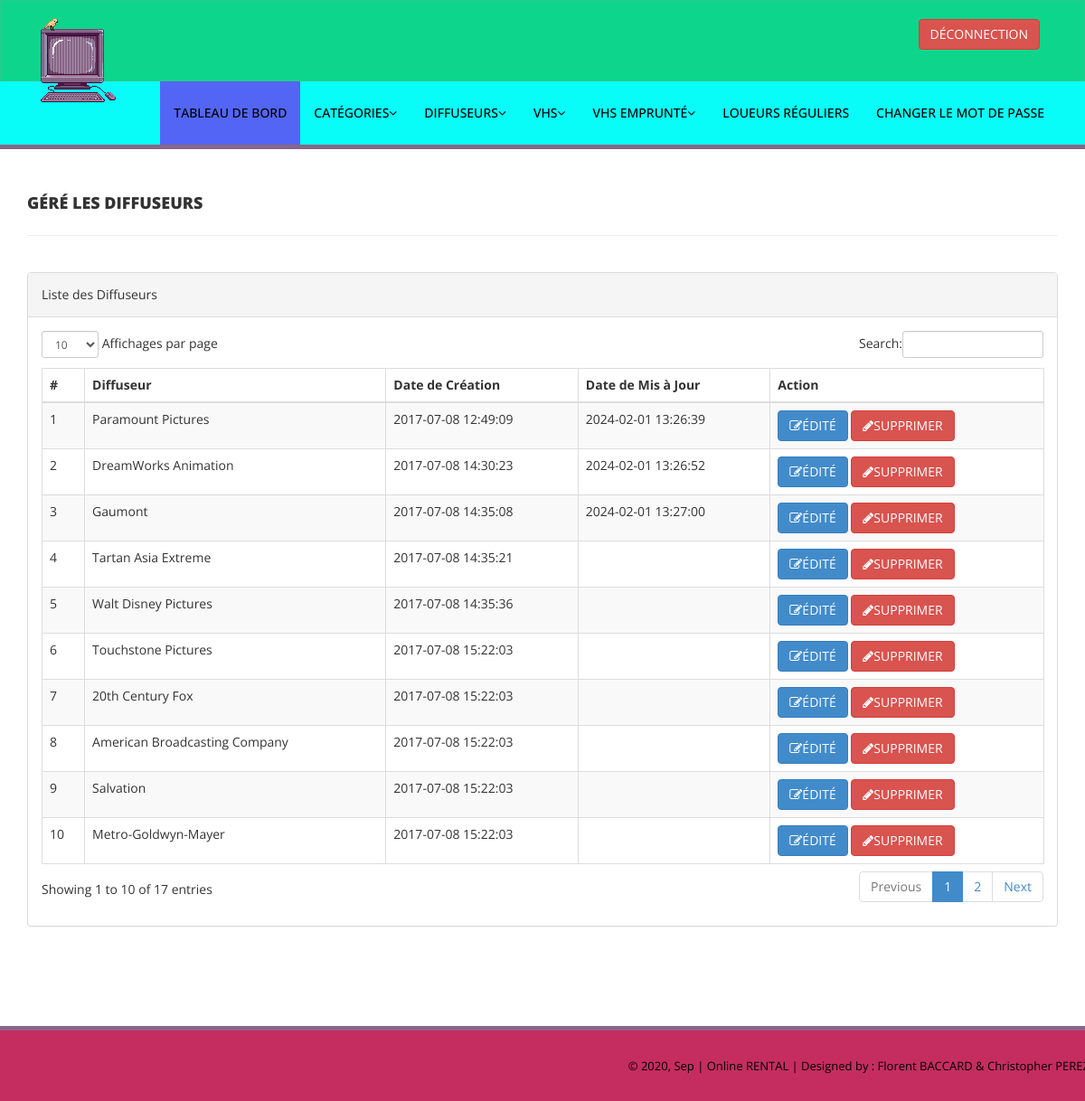
/Rental_VHS/admin/manage-diffusers.php (signed in), run on the app's committed database.
### tables this page shows
CREATE TABLE IF NOT EXISTS `tbldiffusers` (
  `id` int NOT NULL AUTO_INCREMENT,
  `DiffuserName` varchar(159) DEFAULT NULL,
  `CreationDate` timestamp NULL DEFAULT CURRENT_TIMESTAMP,
  `UpdationDate` timestamp NULL DEFAULT NULL ON UPDATE CURRENT_TIMESTAMP,
  PRIMARY KEY (`id`)
);

### Rental_VHS/admin/manage-diffusers.php (the view, shortened to what this page needs)
<?php
include('includes/config.php');
if (strlen($_SESSION['alogin']) == 0) {
    header('location:index.php');
} else {
    ?>
    <!DOCTYPE html>
    <html lang="fr">
    <head>
        <link href="assets/css/bootstrap.css" rel="stylesheet" />
        <link href="assets/css/font-awesome.css" rel="stylesheet" />
        <link href="assets/js/dataTables/dataTables.bootstrap.css" rel="stylesheet" />
        <link href="assets/css/style.css" rel="stylesheet" />
    </head>
    <body>
        <?php include('includes/header.php'); ?>
        <div class="content-wrapper">
            <div class="container">
                <div class="row pad-botm">
                    <div class="col-md-12">
                        <h4 class="header-line">Géré les Diffuseurs</h4>
                    </div>
                    <div class="row">
                    </div>
                </div>
                <div class="row">
                    <div class="col-md-12">
                        <div class="panel panel-default">
                            <div class="panel-heading">
                                Liste des Diffuseurs
                            </div>
                            <div class="panel-body">
                                <div class="table-responsive">
                                    <table class="table table-striped table-bordered table-hover" id="dataTables-example">
                                        <thead>
                                            <tr>
                                                <th>#</th>
                                                <th>Diffuseur</th>
                                                <th>Date de Création</th>
                                                <th>Date de Mis à Jour</th>
                                                <th>Action</th>
                                            </tr>
                                        </thead>
                                        <tbody>
                                            <?php $sql = "SELECT * from  tbldiffusers";
                                            $query = $dbh->prepare($sql);
                                            $query->execute();
                                            $results = $query->fetchAll(PDO::FETCH_OBJ);
                                            $cnt = 1;
                                            if ($query->rowCount() > 0) {
                                                foreach ($results as $result) { ?>
                                                    <tr class="odd gradeX">
                                                        <td class="center">
                                                            <?php echo htmlentities($cnt); ?>
                                                        </td>
                                                        <td class="center">
                                                            <?php echo htmlentities($result->DiffuserName); ?>
                                                        </td>
                                                        <td class="center">
                                                            <?php echo isset($result->CreationDate) ? htmlentities($result->CreationDate) : ''; ?>
                                                        </td>
                                                        <td class="center">
                                                            <?php echo isset($result->UpdationDate) ? htmlentities($result->UpdationDate) : ''; ?>
                                                        </td>
                                                        <td class="center">
                                                            <a
                                                                href="edit-diffuser.php?diffid=<?php echo htmlentities($result->id); ?>"><button
                                                                    class="btn btn-primary"><i class="fa fa-edit "></i>ÉDITÉ
                                                                </button>
                                                                <a href="manage-diffusers.php?del=<?php echo htmlentities($result->id); ?>"
                                                                    onclick="return confirm('Are you sure you want to delete?');">
                                                                    <button class="btn btn-danger"><i
                                                                            class="fa fa-pencil"></i>SUPPRIMER </button>
                                                        </td>
                                                    </tr>
                                                    <?php $cnt = $cnt + 1;
                                                }
                                            } ?>
                                        </tbody>
                                    </table>
                                </div>
                            </div>
                        </div>
                    </div>
                </div>
            </div>
        </div>
        <?php include('includes/footer.php'); ?>
    </body>
    </html>
<?php } ?>

### Rental_VHS/admin/includes/header.php (shortened to what this page needs)
<div class="navbar navbar-inverse set-radius-zero">
    <div class="container">
        <div class="navbar-header">
            <a href="dashboard.php" class="navbar-brand hidden-xs">
                <img src="assets/img/logo.gif" />
            </a>
        </div>
        <div class="right-div">
            <a href="logout.php" class="btn btn-danger pull-right">DÉCONNECTION</a>
        </div>
    </div>
</div>
<section class="menu-section">
    <div class="container">
        <div class="row">
            <div class="col-md-12">
                <div class="navbar-collapse collapse">
                    <ul id="menu-top" class="nav navbar-nav navbar-right">
                        <li><a href="dashboard.php" class="menu-top-active">TABLEAU DE BORD</a></li>
                        <li>
                            <a href="#" class="dropdown-toggle" id="ddlmenuItem" data-toggle="dropdown">Catégories<i class="fa fa-angle-down"></i></a>
                        </li>
                        <li>
                            <a href="#" class="dropdown-toggle" id="ddlmenuItem" data-toggle="dropdown">Diffuseurs<i class="fa fa-angle-down"></i></a>
                        </li>
                        <li>
                            <a href="#" class="dropdown-toggle" id="ddlmenuItem" data-toggle="dropdown">VHS<i class="fa fa-angle-down"></i></a>
                        </li>
                        <li>
                            <a href="#" class="dropdown-toggle" id="ddlmenuItem" data-toggle="dropdown">VHS Emprunté<i class="fa fa-angle-down"></i></a>
                        </li>
                        <li><a href="reg-renters.php">Loueurs Réguliers</a></li>
                        <li><a href="change-password.php">Changer le mot de passe</a></li>
                    </ul>
                </div>
            </div>
        </div>
    </div>
</section>

### Rental_VHS/admin/includes/footer.php
<section class="footer-section">
    <div class="container">
        <div class="row">
            <div class="col-md-12">
                &copy; <?php echo date('Y, M', filemtime(__FILE__)); ?> | Online RENTAL | Designed by : <a href="https://github.com/florentbaccard" target="_blank"> Florent BACCARD</a> & <a href="https://github.com/Chr1stopherPerez" target="_blank"> Christopher PEREZ</a>
            </div>
        </div>
    </div>
</section>

### Rental_VHS/admin/assets/css/style.css (style rules this page uses)
.set-radius-zero { border-radius:0px; -moz-border-radius:0px; -webkit-border-radius:0px; }
.content-wrapper { margin-top: 40px; min-height:800px; padding-bottom:90px; }
.header-line { font-weight:900; padding-bottom:25px; border-bottom:1px solid #eeeeee; text-transform:uppercase; }
.pad-botm { padding-bottom:30px; }
.right-div { float: right; padding: 20px; }
#menu-top a { color:#000; text-decoration:none; font-weight:500; padding: 25px 15px 25px 15px; text-transform:uppercase; }
.menu-section { background-color: #08FDF8; border-bottom:5px solid #876687; width:100% }
.menu-top-active { background-color:#5365F5; }
.navbar-inverse { background-color: #0DD58C; border-color: rgba(155, 153, 153, 0.23); }
.navbar { min-height: 90px; margin-bottom: 0px; }
.footer-section { padding:25px 50px 25px 50px; color:#000; font-size:13px; background-color: #C52D60; text-align:right; border-top:5px solid #876687; }
.footer-section a, .footer-section a:hover { color:#000; }

### data on the page
tbldiffusers: DiffuserName "Paramount Pictures", CreationDate "2017-07-08 12:49:09", UpdationDate "2024-02-01 13:26:39"
tbldiffusers: DiffuserName "DreamWorks Animation", CreationDate "2017-07-08 14:30:23", UpdationDate "2024-02-01 13:26:52"
tbldiffusers: DiffuserName "Gaumont", CreationDate "2017-07-08 14:35:08", UpdationDate "2024-02-01 13:27:00"
tbldiffusers: DiffuserName "Tartan Asia Extreme", CreationDate "2017-07-08 14:35:21"
tbldiffusers: DiffuserName "Walt Disney Pictures", CreationDate "2017-07-08 14:35:36"
tbldiffusers: DiffuserName "Touchstone Pictures", CreationDate "2017-07-08 15:22:03"
tbldiffusers: DiffuserName "20th Century Fox", CreationDate "2017-07-08 15:22:03"
tbldiffusers: DiffuserName "American Broadcasting Company", CreationDate "2017-07-08 15:22:03"
tbldiffusers: DiffuserName "Salvation", CreationDate "2017-07-08 15:22:03"
tbldiffusers: DiffuserName "Metro-Goldwyn-Mayer", CreationDate "2017-07-08 15:22:03"

### other printed values
date('Y, M', filemtime(__FILE__)) "2020, Sep"
